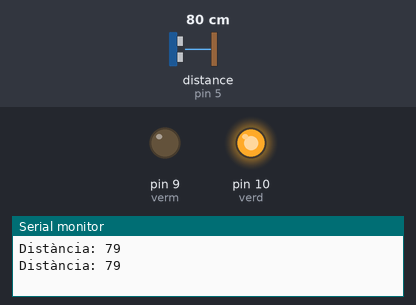
This sketch was run on a simulated Arduino Uno, built with avr-gcc and run on an emulated ATmega328P. Parts: output pins drawn as LEDs (lit = HIGH), the last lines printed to the serial monitor. Wiring (inferred from the names in the program): ultrasonic range finder: trigger pin 6; echo pin 5. The test bench sets the inputs (shaded band); at power-on: distance to the obstacle (sensor on pin 5) 80 cm. The echo pulse lasts 58.3 µs per cm; pins used as bus, display or sensor lines are not drawn.

Above: at 1.8 s.
1.9 s: distance to the obstacle (sensor on pin 5) set to 12 cm
3.4 s: distance to the obstacle (sensor on pin 5) set to 9 cm
At 4.9 s:
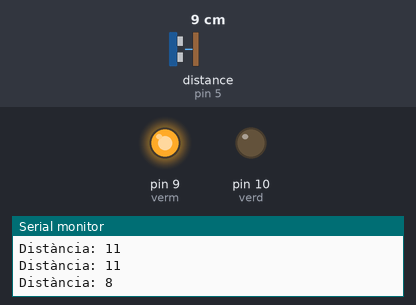
5.5 s: distance to the obstacle (sensor on pin 5) set to 18 cm
At 6.6 s:
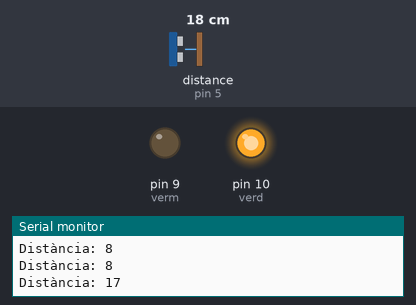
7.5 s: distance to the obstacle (sensor on pin 5) set to 2 cm
At 9.4 s:
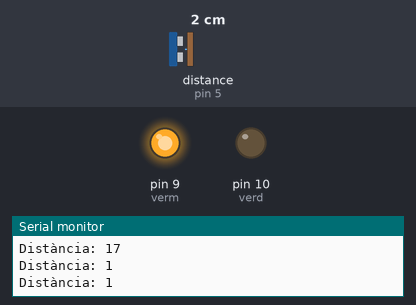
Timing chart, 0 to 10.5 s (numbered marks = the images above; inputs shaded):
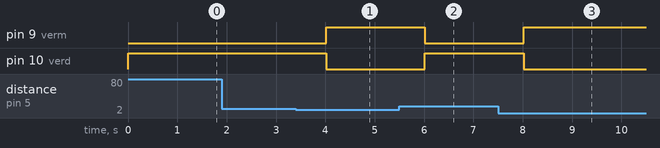

Measured:
- the behaviour switches between 11 and 10 cm on distance to the obstacle (sensor on pin 5) (found by bisection; images 0 and 1)
- after the input at 3.4 s, pin 9 (verm): LOW → HIGH after 0.62 s; pin 10 (verd): HIGH → LOW after 0.62 s
- after the input at 5.5 s, pin 9 (verm): HIGH → LOW after 0.52 s; pin 10 (verd): LOW → HIGH after 0.52 s
- after the input at 7.5 s, pin 9 (verm): LOW → HIGH after 0.52 s; pin 10 (verd): HIGH → LOW after 0.52 s

The sketch:

practica_3.2.ino
```cpp
//defineixo els pins
const int echo=5, tigger=6, verm=9, verd=10;

void setup() {
  // put your setup code here, to run once:
  Serial.begin(9600);
  pinMode(echo, INPUT);
  pinMode(tigger, OUTPUT);
  pinMode(verm, OUTPUT);
  pinMode(verd, OUTPUT);
  digitalWrite(verm, LOW);
  digitalWrite(verd, LOW);
}

void loop() {
  // put your main code here, to run repeatedly:
  int cm = ping(tigger, echo);
  if(cm<10){
    digitalWrite(verm, HIGH);
    digitalWrite(verd, LOW);
  } else {
    digitalWrite(verm, LOW);
    digitalWrite(verd,HIGH);
  }
  Serial.print("Distància: ");
  Serial.println(cm);
  delay(1000);
}

//funció per retornar la distància
int ping(int tigger, int echo){
  long duration, distanceCm;
  digitalWrite(tigger, LOW); //ho pausem per obtenir un pols net
  delayMicroseconds(4);
  digitalWrite(tigger, HIGH); //enviem un pols 10 microsegons
  delayMicroseconds(10);
  digitalWrite(tigger, LOW);
  duration = pulseIn(echo, HIGH); //mesurem temps entre polsos
  distanceCm = duration *10 / 292 / 2;
  return distanceCm;
}
```
